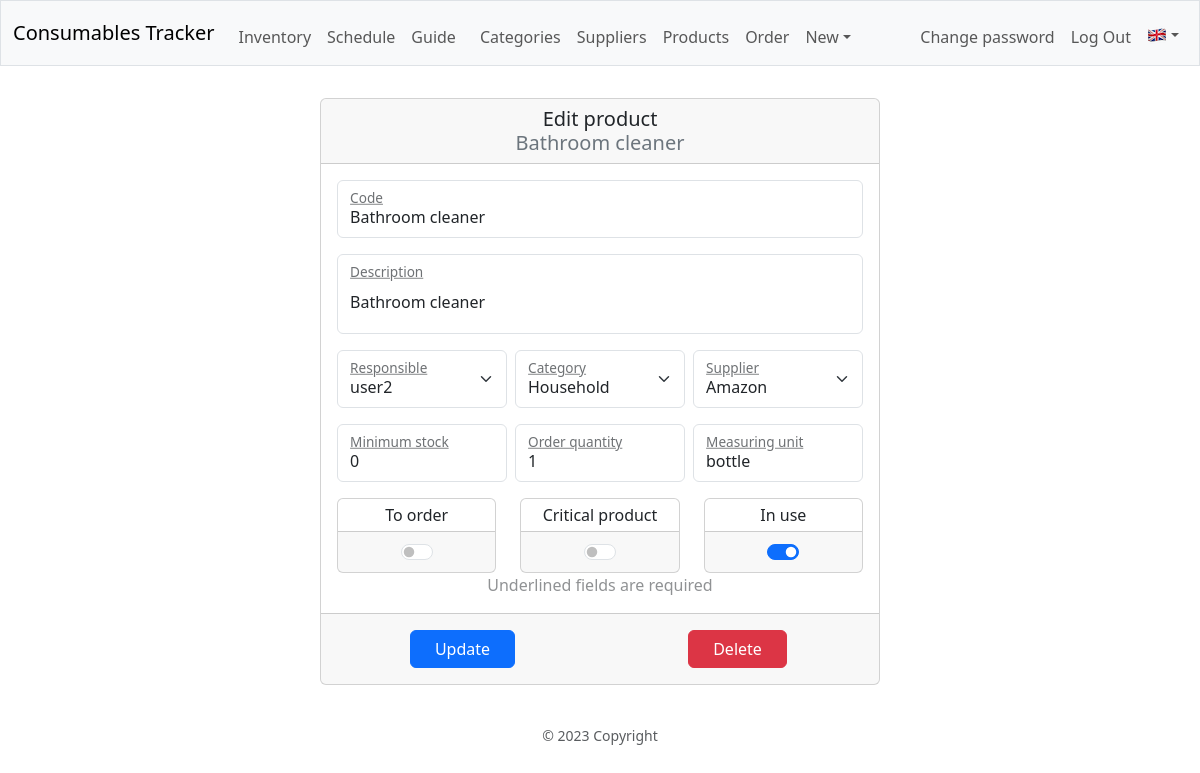
/product/edit/Bathroom cleaner (signed in), run on the app's committed database.
### database.py (models this page shows, shortened)
class Base(MappedAsDataclass, DeclarativeBase):
    id: Mapped[int] = mapped_column(init=False, primary_key=True)

class Product(Base):
    name: Mapped[str] = mapped_column(unique=True)
    description: Mapped[str]
    responsible_id = mapped_column(ForeignKey("users.id"), nullable=False)
    responsible: Mapped[User] = relationship(back_populates="products",
                                             repr=False)
    category_id = mapped_column(ForeignKey("categories.id"), nullable=False)
    category: Mapped[Category] = relationship(back_populates="products",
                                              repr=False)
    supplier_id = mapped_column(ForeignKey("suppliers.id"), nullable=False)
    supplier: Mapped[Supplier] = relationship(back_populates="products",
                                              repr=False)
    meas_unit: Mapped[str]
    min_stock: Mapped[int]
    ord_qty: Mapped[int]
    to_order: Mapped[bool] = mapped_column(default=False)
    critical: Mapped[bool] = mapped_column(default=False)
    in_use: Mapped[bool] = mapped_column(default=True)
    __table_args__ = (
        Index('idx_product_name', 'name'),
        Index('idx_product_to_order', 'to_order'),
        Index('idx_product_in_use', 'in_use'),
    )
    code = synonym("name")

### blueprints/prod/prod.py (the view, shortened to what this page needs)
@prod_bp.route("/edit/<path:product>", methods=["GET", "POST"])
def edit_product(product):
    logger.info("Edit product '%s' page", product)
    edit_prod_form: EditProdForm = EditProdForm()
    with dbSession() as db_session:
        users = db_session.execute(
            select(User.id, User.name)
            .filter_by(in_use=True, reg_req=False)
            .order_by(func.lower(User.name))
            ).all()
        categories = db_session.execute(
            select(Category.id, Category.name)
            .filter_by(in_use=True)
            .order_by(func.lower(Category.name))
            ).all()
        suppliers = db_session.execute(
            select(Supplier.id, Supplier.name)
            .filter_by(in_use=True)
            .order_by(func.lower(Supplier.name))
            ).all()
    edit_prod_form.responsible_id.choices = [
        (user.id, user.name) for user in users]
    edit_prod_form.category_id.choices = [
        (category.id, category.name) for category in categories]
    edit_prod_form.supplier_id.choices = [
        (supplier.id, supplier.name) for supplier in suppliers]
    with dbSession() as db_session:
        if (prod := db_session.scalar(
                select(Product)
                .filter_by(name=escape(product)))):
            edit_prod_form = EditProdForm(obj=prod)
            edit_prod_form.responsible_id.choices = [
                (user.id, user.name) for user in users]
            edit_prod_form.category_id.choices = [
                (category.id, category.name) for category in categories]
            edit_prod_form.supplier_id.choices = [
                (supplier.id, supplier.name) for supplier in suppliers]
        else:
            flash(gettext("%(product)s does not exist!",
                          product=product), "error")
            return redirect(url_for(".products", ordered_by="code"))
    return render_template("prod/edit_product.html", form=edit_prod_form)

### blueprints/prod/prod.py
class EditProdForm(CreateProdForm):
    to_order = BooleanField(
        label=lazy_gettext("To order"),
        false_values = ("False", False, "false", ""),
        render_kw={
                "class": "form-check-input",
                "role": "switch",
                })
    in_use = BooleanField(
        label=lazy_gettext("In use"),
        false_values = ("False", False, "false", ""),
        render_kw={
                "class": "form-check-input",
                "role": "switch",
                })
    submit = SubmitField(
        label=lazy_gettext("Update"),
        render_kw={"class": "btn btn-primary px-4"})
    delete = SubmitField(
        label=lazy_gettext("Delete"),
        render_kw={"class": "btn btn-danger"})

### app.py (called while the page is built, shortened)
def get_locale() -> Literal["ro", "en"]:
    if language := session.get("language"):
        return language

@app.context_processor
def inject_now():
    return {'now': datetime.utcnow()}

### helpers.py (called while the page is built)
def record_factory(*args, **kwargs):
    record = old_factory(*args, **kwargs)
    try:
        record.user = session.get("user_name", default="__x__")
    except RuntimeError:
        record.user = "_sys_"
    record.tztime = datetime.now(
        tz=ZoneInfo("Europe/Bucharest")).strftime("%d.%m %H:%M")
    return record

def admin_required(f):
    @wraps(f)
    def decorated_function(*args, **kwargs):
        if (session.get("user_id") is None) or (not session.get("admin")):
            flash(gettext("You have to be an admin..."), "warning")
            return redirect(url_for("auth.login"))
        return f(*args, **kwargs)
    return decorated_function

### blueprints/prod/templates/prod/edit_product.html (shortened to what this page needs)
{% extends "layout.html" %}
{% block main %}
<form method="POST" autocomplete="off">
    <div class="card mx-auto" style="max-width: 35rem;">
        <div class="card-header h5 py-2">
            {{ gettext("Edit product") }}
            <br>
            <span class="text-secondary">{{ request.view_args.product }}</span>
        </div>
        <div class="card-body">
            <div class="form-floating mb-3">
                {{ form.name }}
                {{ form.name.label(class="text-decoration-underline") }}
            </div>
            <div class="form-floating mb-3">
                {{ form.description }}
                {{ form.description.label(class="text-decoration-underline") }}
            </div>
            <div class="row g-2">
                <div class="col-sm">
                    <div class="form-floating mb-3">
                        {{ form.responsible_id }}
                        {{ form.responsible_id.label(class="text-decoration-underline") }}
                    </div>
                </div>
                <div class="col-sm">
                    <div class="form-floating mb-3">
                        {{ form.category_id }}
                        {{ form.category_id.label(class="text-decoration-underline") }}
                    </div>
                </div>
                <div class="col-sm">
                    <div class="form-floating mb-3">
                        {{ form.supplier_id }}
                        {{ form.supplier_id.label(class="text-decoration-underline") }}
                    </div>
                </div>
            </div>
            <div class="row g-2">
                <div class="col-sm">
                    <div class="form-floating mb-3">
                        {{ form.min_stock }}
                        {{ form.min_stock.label(class="text-decoration-underline") }}
                    </div>
                </div>
                <div class="col-sm">
                    <div class="form-floating mb-3">
                        {{ form.ord_qty }}
                        {{ form.ord_qty.label(class="text-decoration-underline") }}
                    </div>
                </div>
                <div class="col-sm">
                    <div class="form-floating mb-3">
                        {{ form.meas_unit }}
                        {{ form.meas_unit.label(class="text-decoration-underline") }}
                    </div>
                </div>
            </div>
            <div class="row">
                <div class="col">
                    <div class="card h-100">
                        <div class="card-body p-1">
                            {{ form.to_order.label }}
                        </div>
                        <div class="card-footer">
                            <div class="form-switch">
                                {{ form.to_order }}
                            </div>
                        </div>
                    </div>
                </div>
                <div class="col-sm">
                    <div class="card h-100">
                        <div class="card-body p-1">
                            {{ form.critical.label }}
                        </div>
                        <div class="card-footer">
                            <div class="form-switch">
                                {{ form.critical }}
                            </div>
                        </div>
                    </div>
                </div>
                <div class="col">
                    <div class="card h-100">
                        <div class="card-body p-1">
                            {{ form.in_use.label }}
                        </div>
                        <div class="card-footer">
                            <div class="form-switch">
                                {{ form.in_use }}
                            </div>
                        </div>
                    </div>
                </div>
            </div>
            <span class="text-body-tertiary">{{ gettext("Underlined fields are required") }}</span>
        </div>
        <div class="card-footer py-3">
            <div class="row row-cols-2 g-4">
                <div class="col">
                    {{ form.submit }}
                </div>
                <div class="col">
                    <button type="button" class="btn btn-danger px-4" data-bs-toggle="modal" data-bs-target="#deleteModal">{{ gettext("Delete") }}</button>
                </div>
            </div>
        </div>
    </div>
</form>
{% endblock %}

### static/styles.css (style rules this page uses)
div.form-floating label { color: var(--bs-secondary-color); }

### data on the page
Product: name "Bathroom cleaner", description "Bathroom cleaner", responsible_id "user2", category_id "Household", supplier_id "Amazon", min_stock "0", ord_qty "1", meas_unit "bottle", in_use "☑"

### other printed values
{{ gettext("Inventory") }} "Inventory"
{{ gettext("Schedule") }} "Schedule"
{{ gettext("Guide") }} "Guide"
{{ gettext("Categories") }} "Categories"
{{ gettext("Suppliers") }} "Suppliers"
{{ gettext("Products") }} "Products"
{{ gettext("Order") }} "Order"
{{ gettext("New") }} "New"
{{ gettext("Change password") }} "Change password"
{{ gettext("Edit product") }} "Edit product"
{{ request.view_args.product }} "Bathroom cleaner"
{{ gettext("Underlined fields are required") }} "Underlined fields are required"
{{ gettext("Delete") }} "Delete"
